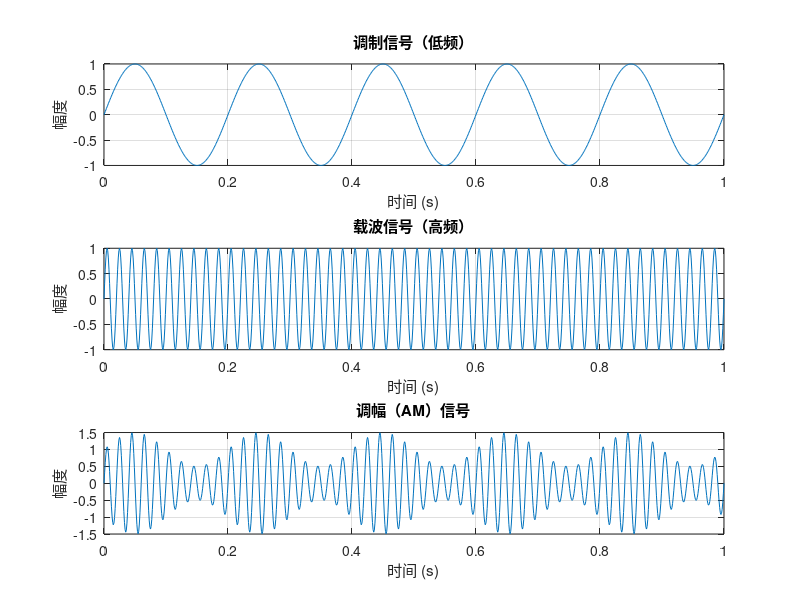

Source code (MATLAB):
%信号调幅演示

% 调制信号和载波信号参数
Fs = 1000;  % 采样频率 (Hz)
t = 0:1/Fs:1;  % 时间向量 (1秒)

% 调制信号 (低频信号)
Am = 1;  % 调制信号的幅度
fm = 5;  % 调制信号的频率 (Hz)
modulating_signal = Am * sin(2 * pi * fm * t);  % 调制信号

% 载波信号 (高频信号)
Ac = 1;  % 载波信号的幅度
fc = 50; % 载波信号的频率 (Hz)
carrier_signal = Ac * sin(2 * pi * fc * t);  % 载波信号

% 调幅信号 (AM)
mu = 0.5;  % 调制指数 (mu <= 1 表示不发生过调制)
am_signal = (1 + mu * modulating_signal) .* carrier_signal;

% 绘制结果
figure;

% 绘制调制信号
subplot(3, 1, 1);
plot(t, modulating_signal);
title('调制信号（低频）');
xlabel('时间 (s)');
ylabel('幅度');
grid on;

% 绘制载波信号
subplot(3, 1, 2);
plot(t, carrier_signal);
title('载波信号（高频）');
xlabel('时间 (s)');
ylabel('幅度');
grid on;

% 绘制调幅信号
subplot(3, 1, 3);
plot(t, am_signal);
title('调幅（AM）信号');
xlabel('时间 (s)');
ylabel('幅度');
grid on;
